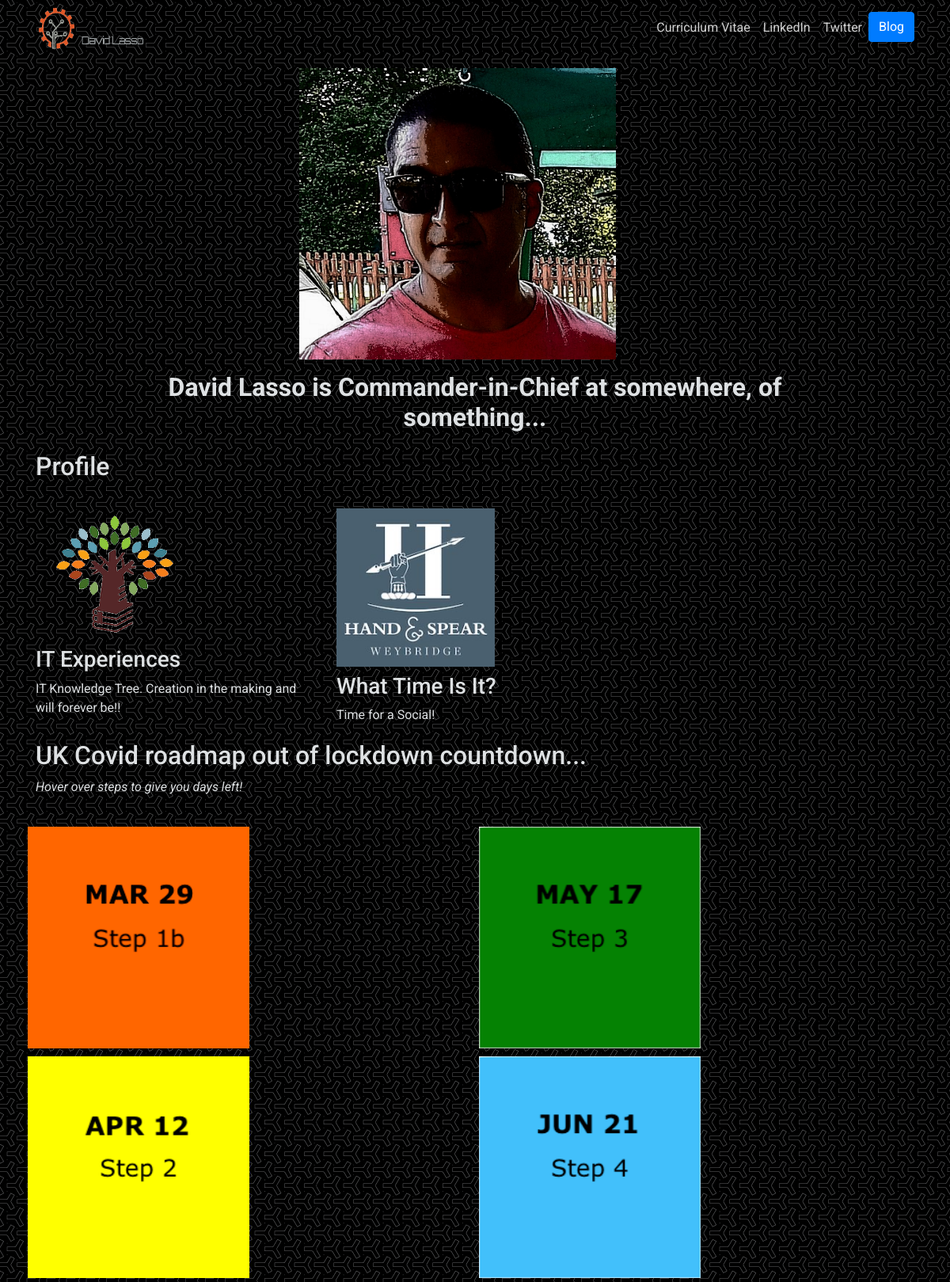
The page / on the database its author committed.
### wsite/models.py (models this page shows, shortened)
class Project(models.Model):
	title = models.CharField(max_length=100)
	description = models.CharField(max_length=250)
	image = models.ImageField(upload_to='website/images/')
	url = models.URLField(blank=True)

### wsite/views.py (the view)
# urls.py: 2. Add a URL to urlpatterns:  path('', views.home, name='home')
def home(request):
	s1 = datetime.datetime(2021,3,8) - datetime.datetime.now()
	s1B = datetime.datetime(2021,3,29) - datetime.datetime.now()
	s2 = datetime.datetime(2021,4,12) - datetime.datetime.now()
	s3 = datetime.datetime(2021,5,17) - datetime.datetime.now()
	s4 = datetime.datetime(2021,6,21) - datetime.datetime.now()
	projects = Project.objects.all()
	return render(request, 'wsite/home.html', {'projects':projects,'s1':s1, 's1B':s1B, 's2':s2, 's3':s3, 's4':s4})

### wsite/templates/wsite/home.html (shortened to what this page needs)
{% extends 'wsite/base.html' %}
{% load static %}
{% block content %}
<div class="row justify-content-center my-3">
	<div class="col-5">
		<img src="{% static 'wsite/DL.jpg' %}" height="400" width="400" class="img-fluid">
	</div>
</div>
<div class="row justify-content-center mb-3">
  <div class="col-md-9 text-center">
    <h1 id="hometext" class="font-weight-bold">David Lasso is Commander-in-Chief at somewhere, of something...</h1>
  </div>
</div>
<h2 class="mt-1">Profile</h2>
<hr>
<div class="row">
	{% for project in projects %}
	<div class="col-lg-4 col-md-6">
		{% if project.url %}
		<a href="{{ project.url }}">
			<img src="{{ project.image.url }}" class="img-fluid mb-2" height="200" width="200">
		</a>
		{% else %}
			<img src="{{ project.image.url }}" class="img-fluid mb-2">
		{% endif %}
		<h3>{{ project.title }}</h3>
		<p>{{ project.description }}</p>
	</div>
	{% endfor %}
</div>
<h2 class="mt-1">UK Covid roadmap out of lockdown countdown...</h2>
<p><i>Hover over steps to give you days left!</i></p>
<hr>
<div class="row">
    <div class="columnO">
        <div class="containerO">
            <img src="{% static 'wsite/orange.png' %}" alt="Step1b" class="imageO">
        </div>
    </div>
    <div class="columnG">
        <div class="containerG">
            <img src="{% static 'wsite/green.png' %}" alt="Step3" class="imageG">
        </div>
    </div>
    <div class="columnY">
        <div class="containerY">
            <img src="{% static 'wsite/yellow.png' %}" alt="Step2" class="imageY">
        </div>
    </div>
    <div class="columnB">
        <div class="containerB">
            <img src="{% static 'wsite/blue.png' %}" alt="Step4" class="imageB">
        </div>
    </div>
</div>
{% endblock%}

### wsite/static/wsite/custom.css (style rules this page uses)
body { font-family: 'Roboto', sans-serif; color: rgba(222,225,227,3); background-image: url("y-so-serious.png"); }
@media (min-width: 992px) { #hometext { font-size: 2rem; } }

### wsite/static/wsite/c19roadmap.css (style rules this page uses)
.columnO { float: left; width: 50%; padding: 5px; }
.containerO { position: relative; width: 50%; }
.imageO { display: block; width: 100%; height: auto; }
.columnY { float: left; width: 50%; padding: 5px; }
.containerY { position: relative; width: 50%; }
.imageY { display: block; width: 100%; height: auto; }
.columnG { float: left; width: 50%; padding: 5px; }
.containerG { position: relative; width: 50%; }
.imageG { display: block; width: 100%; height: auto; }
.columnB { float: left; width: 50%; padding: 5px; }
.containerB { position: relative; width: 50%; }
.imageB { display: block; width: 100%; height: auto; }

### rows shown on the page
Project: image (picture), title "IT Experiences", description "IT Knowledge Tree. Creation in the making and will forever be!!"
Project: image (picture), title "What Time Is It?", description "Time for a Social!"
